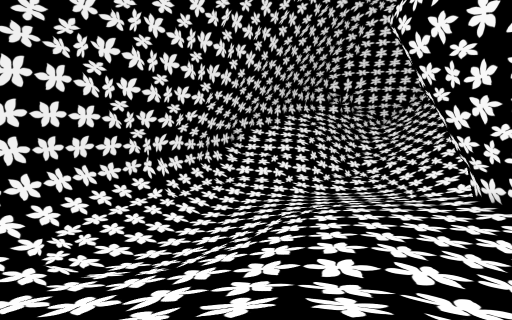
view 1 (above)

18 first-person views from a walk through a Godot game level. The camera is 1.3 m above the floor, tilts 6° down and sees 85° across. The floor is counted in squares, 2 m on a side. Each view is taken from the middle of a square. On the plan, view 1 faces up. The plan holds only what a view shows up to about 9 squares ahead; the rest is blank. The place goes on beyond the plan.

view 2
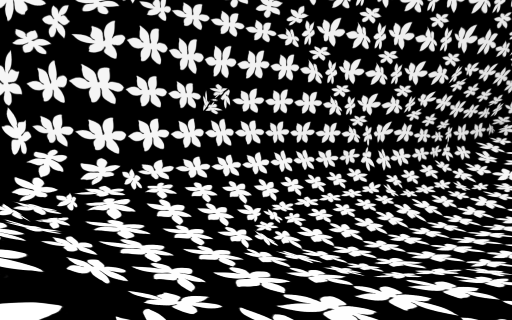

view 3
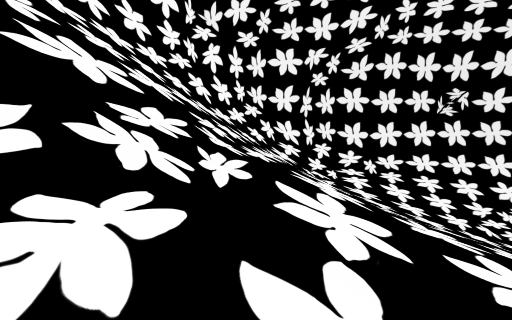

view 4
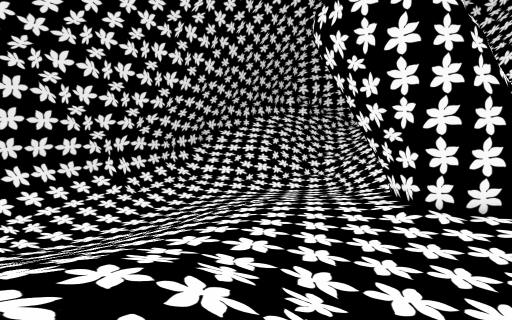

view 5
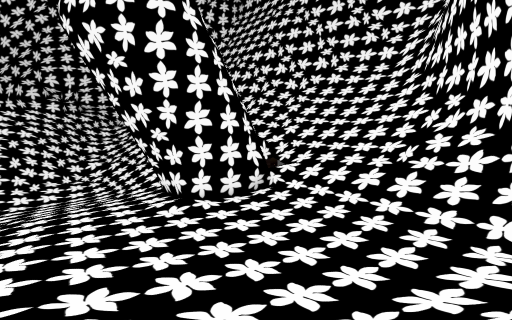

view 6
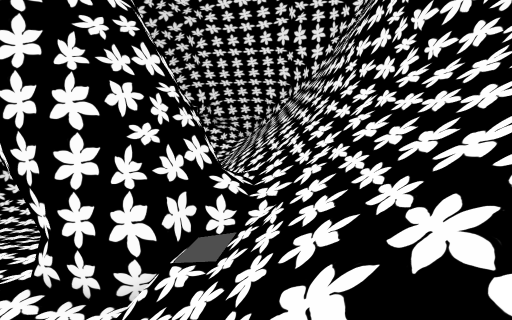

view 7
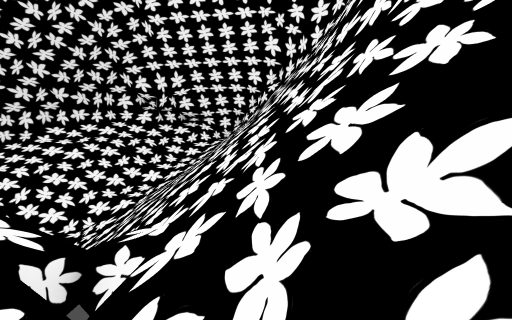

view 8
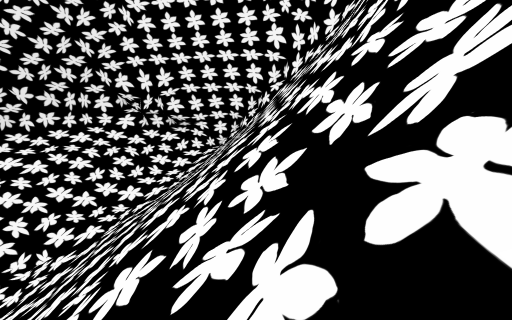

view 9
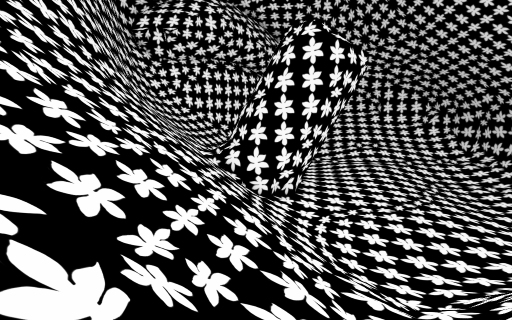

view 10
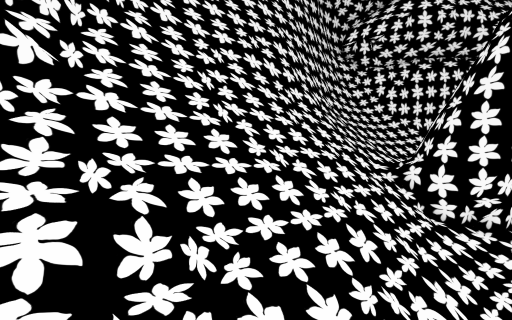

view 11
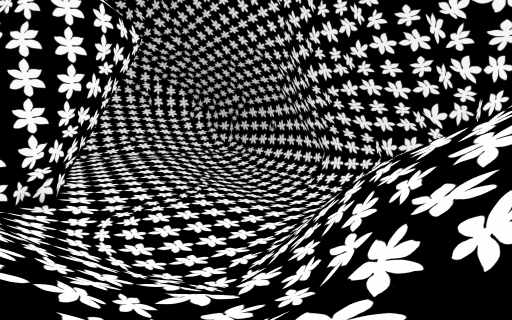

view 12
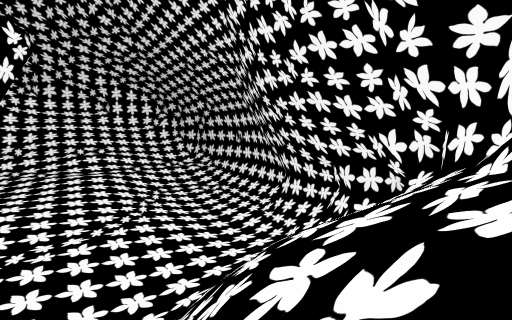

view 13
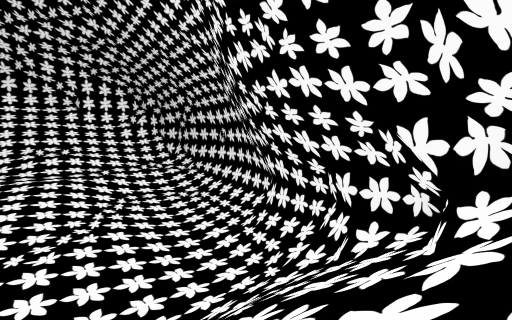

view 14
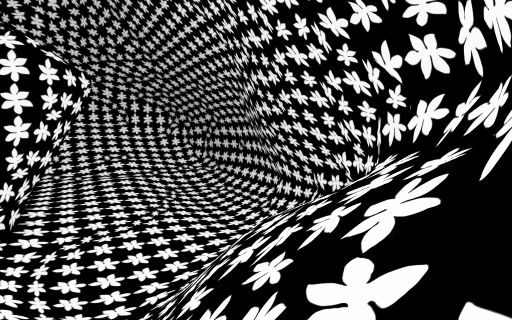

view 15
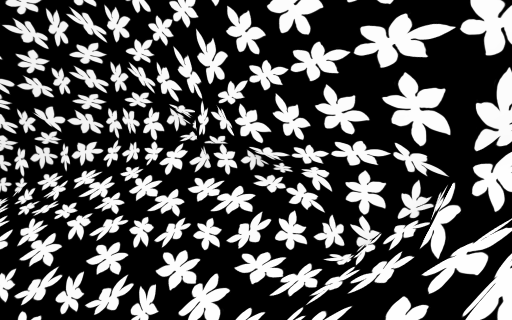

view 16
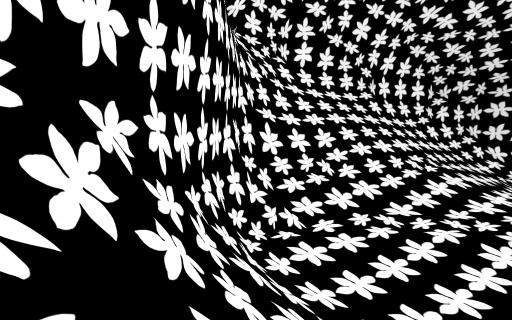

view 17
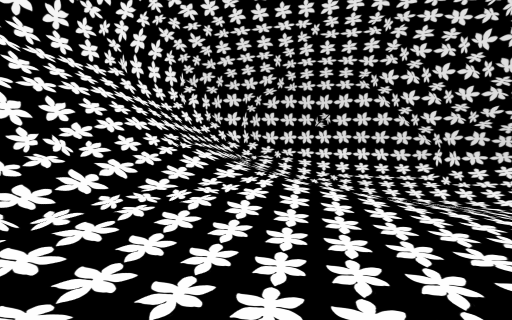

view 18
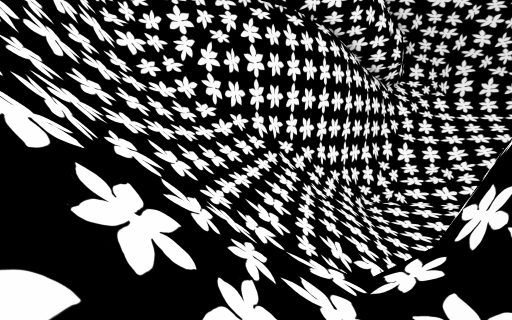

### Floor plan
Key: @ floor where view 1 was taken; # wall or solid block; . main floor; - floor 1.5 m lower than the main floor; : floor 1.75 m higher than the main floor; + floor 3.25 m higher than the main floor; / step, stairs or slope; = window, fence, low wall or low ledge; v drop or lower ground.
Columns run from 6 left of view 1 to 14 right of it. Each row starts with its distance up from view 1.
 21             #####
 20          ####///##
 19        ###///////#
 18       ##/////////##
 17      ##///////////#
 16     ##////////////#
 15     #/// v////////#
 14    v#//////.//////#
 13    #//......//////#
 12   #//...--..//////#
 11   #//--....../////#
 10   //---....../////#
  9  #//--........#///#
  8 v#/.-........###v/#v
  7 #//.-.......## #+//#
  6 #//.../.....####////#
  5 #//..//......./+////#
  4 #//.///.......//////#
  3 #/..///::...../////##
  2 #/:///::::....////##
  1 #////////::..:///#v
  0  #////@////:.:/##
 -1  v#/////////:/#v
 -2    ##////#//##
 -3       #//##=v
 -4       v####

Where each view was taken, in squares from view 1:
view 1: 0 up, 0 right, facing up
view 2: 1 up, 0 right, facing up-left
view 3: 0 up, 2 right, facing left
view 4: 1 down, 2 right, facing up
view 5: 1 down, 2 right, facing up-right
view 6: 1 up, 10 right, facing up
view 7: 6 up, 11 right, facing up
view 8: 8 up, 11 right, facing up
view 9: 19 up, 8 right, facing down
view 10: 19 up, 6 right, facing down-right
view 11: 18 up, 8 right, facing down-left
view 12: 18 up, 5 right, facing down-left
view 13: 17 up, 3 right, facing down-left
view 14: 20 up, 7 right, facing down-left
view 15: 17 up, 11 right, facing up-left
view 16: 2 up, 10 right, facing down-left
view 17: 2 up, 9 right, facing left
view 18: 9 up, 11 right, facing down
